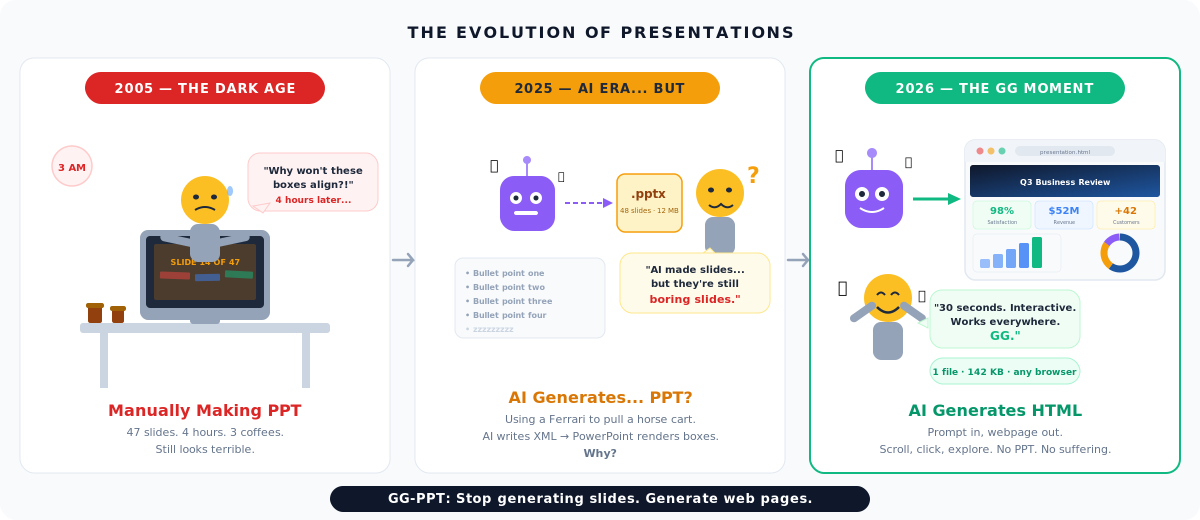
#> input picture assets/comic.png, 2400 x 1040 px (shown at 1/2 size)
$ python extract_colors.py ../assets/comic.png
#> lines starting #> are read from the running program, lines starting #| are printed output that depends on the picture
#!/usr/bin/env python3
"""
Extract dominant colors from a company logo and generate a presentation color palette.

Usage:
    python extract_colors.py <logo_path> [--json] [--css]

Outputs a harmonious 6-color palette (primary, secondary, accent, light, dark, neutral)
derived from the logo's dominant colors.
"""

import sys
import json
import argparse
from collections import Counter
from pathlib import Path

try:
    from PIL import Image
except ImportError:
    print("Error: Pillow is required. Install with: pip install Pillow --break-system-packages")
    sys.exit(1)


def rgb_to_hsl(r, g, b):
    """Convert RGB (0-255) to HSL (0-360, 0-100, 0-100)."""
    r, g, b = r / 255.0, g / 255.0, b / 255.0
    mx, mn = max(r, g, b), min(r, g, b)
    l = (mx + mn) / 2.0

    if mx == mn:
        h = s = 0.0
    else:
        d = mx - mn
        s = d / (2.0 - mx - mn) if l > 0.5 else d / (mx + mn)
        if mx == r:
            h = (g - b) / d + (6.0 if g < b else 0.0)
        elif mx == g:
            h = (b - r) / d + 2.0
        else:
            h = (r - g) / d + 4.0
        h /= 6.0

    return round(h * 360), round(s * 100), round(l * 100)


def hsl_to_rgb(h, s, l):
    """Convert HSL (0-360, 0-100, 0-100) to RGB (0-255)."""
    h, s, l = h / 360.0, s / 100.0, l / 100.0

    if s == 0:
        r = g = b = l
    else:
        def hue_to_rgb(p, q, t):
            if t < 0: t += 1
            if t > 1: t -= 1
            if t < 1/6: return p + (q - p) * 6 * t
            if t < 1/2: return q
            if t < 2/3: return p + (q - p) * (2/3 - t) * 6
            return p

        q = l * (1 + s) if l < 0.5 else l + s - l * s
        p = 2 * l - q
        r = hue_to_rgb(p, q, h + 1/3)
        g = hue_to_rgb(p, q, h)
        b = hue_to_rgb(p, q, h - 1/3)

    return round(r * 255), round(g * 255), round(b * 255)


def rgb_to_hex(r, g, b):
    """Convert RGB to hex string."""
    return f"#{r:02X}{g:02X}{b:02X}"


def hex_to_rgb(hex_str):
    """Convert hex string to RGB tuple."""
    hex_str = hex_str.lstrip('#')
    return tuple(int(hex_str[i:i+2], 16) for i in (0, 2, 4))


def color_distance(c1, c2):
    """Simple Euclidean distance between two RGB colors."""
    return sum((a - b) ** 2 for a, b in zip(c1, c2)) ** 0.5


def quantize_colors(image, num_colors=8):
    """Extract dominant colors using PIL's quantize method."""
    # Resize for performance
    img = image.copy()
    img.thumbnail((200, 200))

    # Convert to RGB if necessary
    if img.mode != 'RGB':
        img = img.convert('RGB')

    # Quantize
    quantized = img.quantize(colors=num_colors, method=Image.Quantize.MEDIANCUT)
    palette = quantized.getpalette()
    get_data = getattr(quantized, 'get_flattened_data', quantized.getdata)
    color_counts = Counter(get_data())

    # Build sorted color list (most frequent first)
    colors = []
    for idx, count in color_counts.most_common():
        r, g, b = palette[idx * 3], palette[idx * 3 + 1], palette[idx * 3 + 2]
        colors.append(((r, g, b), count))

    return colors


def filter_colors(colors, min_saturation=10, min_count_ratio=0.02):
    """Filter out near-white, near-black, and very desaturated colors."""
    total = sum(c for _, c in colors)
    filtered = []

    for (r, g, b), count in colors:
        h, s, l = rgb_to_hsl(r, g, b)

        # Skip very light (near white) or very dark (near black)
        if l > 95 or l < 5:
            continue

        # Skip very low saturation grays (unless they're a significant portion)
        if s < min_saturation and count / total < 0.3:
            continue

        # Skip colors that appear very rarely
        if count / total < min_count_ratio:
            continue

        filtered.append(((r, g, b), count))

    return filtered if filtered else colors[:3]  # Fallback to top 3 if everything filtered


def generate_palette(colors):
    """Generate a 6-color palette from extracted colors."""
    if not colors:
        # Fallback: generic tech palette
        return {
            "primary": "#6366F1",
            "secondary": "#818CF8",
            "accent": "#F59E0B",
            "light": "#F8FAFC",
            "dark": "#0F172A",
            "neutral": "#64748B"
        }

    # Pick the most dominant non-gray color as primary
    primary_rgb = colors[0][0]
    primary_h, primary_s, primary_l = rgb_to_hsl(*primary_rgb)

    # If primary is too desaturated, try next color
    for (r, g, b), _ in colors:
        h, s, l = rgb_to_hsl(r, g, b)
        if s > 20:
            primary_rgb = (r, g, b)
            primary_h, primary_s, primary_l = h, s, l
            break

    # Generate secondary: same hue, lighter
    secondary_l = min(primary_l + 15, 70)
    secondary_s = max(primary_s - 10, 30)
    secondary_rgb = hsl_to_rgb(primary_h, secondary_s, secondary_l)

    # Generate accent: complementary or triadic hue
    # Try to find a contrasting color in the extracted palette
    accent_rgb = None
    for (r, g, b), _ in colors[1:]:
        h, s, l = rgb_to_hsl(r, g, b)
        hue_diff = abs(h - primary_h)
        if hue_diff > 180:
            hue_diff = 360 - hue_diff
        # Want a color that's at least 60 degrees away and reasonably saturated
        if hue_diff > 60 and s > 25:
            accent_rgb = (r, g, b)
            break

    if accent_rgb is None:
        # Generate a complementary accent
        accent_h = (primary_h + 150) % 360
        accent_rgb = hsl_to_rgb(accent_h, min(primary_s + 10, 85), 55)

    # Light: very light tint of primary
    light_rgb = hsl_to_rgb(primary_h, max(primary_s - 40, 10), 96)

    # Dark: very dark shade of primary
    dark_rgb = hsl_to_rgb(primary_h, max(primary_s - 20, 15), 12)

    # Neutral: desaturated mid-tone of primary
    neutral_rgb = hsl_to_rgb(primary_h, 15, 50)

    # Hero-safe darkened primary: same hue/saturation but forced to 22% lightness
    # This ensures white text on hero gradients is always readable
    hero_primary_rgb = hsl_to_rgb(primary_h, max(primary_s - 10, 20), 22)

    # Near-black anchored to the brand hue for the gradient start
    hero_dark_rgb = hsl_to_rgb(primary_h, max(primary_s - 30, 10), 6)

    return {
        "primary": rgb_to_hex(*primary_rgb),
        "secondary": rgb_to_hex(*secondary_rgb),
        "accent": rgb_to_hex(*accent_rgb),
        "light": rgb_to_hex(*light_rgb),
        "dark": rgb_to_hex(*dark_rgb),
        "neutral": rgb_to_hex(*neutral_rgb),
        "hero_gradient_start": rgb_to_hex(*hero_dark_rgb),
        "hero_gradient_end": rgb_to_hex(*hero_primary_rgb),
    }


def palette_to_css(palette):
    """Convert palette dict to CSS custom properties."""
    lines = [":root {"]
    for name, color in palette.items():
        lines.append(f"  --color-{name}: {color};")

    # Add derived colors
    pr, pg, pb = hex_to_rgb(palette["primary"])
    lines.append(f"  --color-primary-alpha: rgba({pr}, {pg}, {pb}, 0.1);")
    lines.append(f"  --color-hero-gradient: linear-gradient(135deg, {palette['hero_gradient_start']} 0%, {palette['dark']} 40%, {palette['hero_gradient_end']} 100%);")
    lines.append(f"  --color-section-alt: {palette['light']};")
    lines.append(f"  --color-text: {palette['dark']};")
    lines.append(f"  --color-text-muted: {palette['neutral']};")
    lines.append("}")
    return "\n".join(lines)


def main():
    parser = argparse.ArgumentParser(description="Extract brand colors from a logo")
    parser.add_argument("logo_path", help="Path to the logo image file")
    parser.add_argument("--json", action="store_true", help="Output as JSON")
    parser.add_argument("--css", action="store_true", help="Output as CSS custom properties")
    parser.add_argument("--colors", type=int, default=8, help="Number of colors to extract (default: 8)")
    args = parser.parse_args()

    logo_path = Path(args.logo_path)
    if not logo_path.exists():
        print(f"Error: File not found: {logo_path}")
        sys.exit(1)

    try:
        img = Image.open(logo_path)
#> img is the input picture: PIL image 2400x1040 RGBA; mean R, G, B, A 232.2, 232.4, 230.8, 254.9
    except Exception as e:
        print(f"Error opening image: {e}")
        sys.exit(1)

    # Extract and filter colors
    raw_colors = quantize_colors(img, num_colors=args.colors)
#> in quantize_colors, `img.thumbnail((200, 200))`:
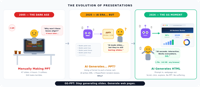
#> img: PIL image 200x87 RGBA; mean R, G, B, A 232.1, 232.3, 230.6, 254.9; transparent parts drawn white
#> in quantize_colors, `quantized = img.quantize(colors=num_colors, method=Image.Quantize.MEDI..`:
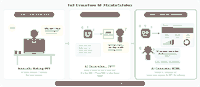
#> quantized: PIL image 200x87 P; mean R, G, B 234.9, 234.9, 233.1
#> in quantize_colors, `palette = quantized.getpalette()`: palette = [255, 255, 255, 255, 252, 255, 255, 253, 243, 249, 253, 252, 249, 250, 250, 243, 248, 249, 210, 224, 212, 133, 114, 112]
#> in quantize_colors, `color_counts = Counter(get_data())`: color_counts = {4: 3387, 3: 495, 5: 1397, 0: 7502, 7: 1878, 6: 1802, 1: 290, 2: 649}
#> the loop in quantize_colors, `for idx, count in color_counts.most_common():` made 8 passes
#> (idx, count, r, g, b) on passes 2 to 8: (4, 3387, 249, 250, 250), (7, 1878, 133, 114, 112), (6, 1802, 210, 224, 212), (5, 1397, 243, 248, 249), (2, 649, 255, 253, 243), (3, 495, 249, 253, 252), (1, 290, 255, 252, 255)
#> (count, r, g, b) on pass 1: (7502, 255, 255, 255)
#> after the loop in quantize_colors, `for idx, count in color_counts.most_common():`: colors = [((255, 255, 255), 7502), ((249, 250, 250), 3387), ((133, 114, 112), 1878), ((210, 224, 212), 1802), ((243, 248, 249), 1397), ((255, 253, 243), 649), ((249, 253, 252), 495), ((255, 252, 255), 290)]
#> raw_colors has the same summary as colors in quantize_colors
    filtered = filter_colors(raw_colors)
#> in filter_colors, `total = sum(c for _, c in colors)`: total = 17400
#> the loop in filter_colors, `for (r, g, b), count in colors:` made 8 passes
#> (count, mx in rgb_to_hsl, mn in rgb_to_hsl, l, d in rgb_to_hsl) on passes 2 to 8: (3387, 0.98, 0.976, 98, 0.00392), (1878, 0.522, 0.439, 48, 0.0824), (1802, 0.878, 0.824, 85, 0.0549), (1397, 0.976, 0.953, 96, 0.0235), (649, 1, 0.953, 98, 0.0471), (495, 0.992, 0.976, 98, 0.0157), (290, 1, 0.988, 99, 0.0118)
#> (count, mx in rgb_to_hsl, mn in rgb_to_hsl, l, h) on pass 1: (7502, 1, 1, 100, 0)
#> after the loop in filter_colors, `for (r, g, b), count in colors:`: filtered = [((210, 224, 212), 1802)]
#> filtered = [((210, 224, 212), 1802)]

    # Generate palette
    palette = generate_palette(filtered)
#> in generate_palette, `primary_rgb = colors[0][0]`: primary_rgb = (210, 224, 212)
#> in generate_palette, `primary_h, primary_s, primary_l = rgb_to_hsl(*primary_rgb)`: primary_h = 129; primary_s = 18; primary_l = 85
#> the loop in generate_palette, `for (r, g, b), _ in colors:` made 1 pass
#> (mx in rgb_to_hsl, mn in rgb_to_hsl, l, d in rgb_to_hsl, s) on pass 1: (0.878, 0.824, 85, 0.0549, 18)
#> in generate_palette, `secondary_l = min(primary_l + 15, 70)`: secondary_l = 70
#> in generate_palette, `secondary_s = max(primary_s - 10, 30)`: secondary_s = 30
#> in hsl_to_rgb, `h, s, l = h / 360.0, s / 100.0, l / 100.0`: h = 0.358; s = 0.3; l = 0.7
#> in hsl_to_rgb, `q = l * (1 + s) if l < 0.5 else l + s - l * s`: q = 0.79
#> in hsl_to_rgb, `p = 2 * l - q`: p = 0.61
#> in hsl_to_rgb, `g = hue_to_rgb(p, q, h)`: g = 0.79
#> in hsl_to_rgb, `b = hue_to_rgb(p, q, h - 1/3)`: b = 0.637
#> in generate_palette, `secondary_rgb = hsl_to_rgb(primary_h, secondary_s, secondary_l)`: secondary_rgb = (156, 201, 162)
#> in generate_palette, `accent_h = (primary_h + 150) % 360`: accent_h = 279
#> in generate_palette, `accent_rgb = hsl_to_rgb(accent_h, min(primary_s + 10, 85), 55)`: accent_rgb = (150, 108, 172)
#> in generate_palette, `light_rgb = hsl_to_rgb(primary_h, max(primary_s - 40, 10), 96)`: light_rgb = (244, 246, 244)
#> in generate_palette, `dark_rgb = hsl_to_rgb(primary_h, max(primary_s - 20, 15), 12)`: dark_rgb = (26, 35, 27)
#> in generate_palette, `neutral_rgb = hsl_to_rgb(primary_h, 15, 50)`: neutral_rgb = (108, 147, 114)
#> in generate_palette, `hero_primary_rgb = hsl_to_rgb(primary_h, max(primary_s - 10, 20), 22)`: hero_primary_rgb = (45, 67, 48)
#> in generate_palette, `hero_dark_rgb = hsl_to_rgb(primary_h, max(primary_s - 30, 10), 6)`: hero_dark_rgb = (14, 17, 14)
#> palette = {'primary': '#D2E0D4', 'secondary': '#9CC9A2', 'accent': '#966CAC', 'light': '#F4F6F4', 'dark': '#1A231B', 'neutral': '#6C9372', 'hero_gradient_start': '#0E110E', 'hero_gradient_end': '#2D4330'}

    # Output
    if args.css:
        print(palette_to_css(palette))
    elif args.json:
        print(json.dumps(palette, indent=2))
    else:
        # Default: print both
        print("Extracted Brand Palette")
        print("=" * 40)
        for name, color in palette.items():
            print(f"  {name:12s}  {color}")
#> this loop made 8 passes
#> (name, color) on passes 1 to 8: ('primary', '#D2E0D4'), ('secondary', '#9CC9A2'), ('accent', '#966CAC'), ('light', '#F4F6F4'), ('dark', '#1A231B'), ('neutral', '#6C9372'), ('hero_gradient_start', '#0E110E'), ('hero_gradient_end', '#2D4330')
#|   primary       #D2E0D4
#|   secondary     #9CC9A2
#|   accent        #966CAC
#|   light         #F4F6F4
#|   dark          #1A231B
#|   neutral       #6C9372
#|   hero_gradient_start  #0E110E
#|   hero_gradient_end  #2D4330
        print()
        print("CSS Variables:")
        print(palette_to_css(palette))
#> the loop in palette_to_css, `for name, color in palette.items():` made 8 passes
#> after the loop in palette_to_css, `for name, color in palette.items():`: lines = 9 items, first 6: ':root {', '  --color-primary: #D2E0D4;', '  --color-secondary: #9CC9A2;', '  --color-accent: #966CAC;', '  --color-light: #F4F6F4;', '  --color-dark: #1A231B;'
#> in palette_to_css, `pr, pg, pb = hex_to_rgb(palette["primary"])`: pr = 210; pg = 224; pb = 212
#> (printed output is left out)
        print()
        print("JSON:")
        print(json.dumps(palette, indent=2))
#| {
#|   "primary": "#D2E0D4",
#|   "secondary": "#9CC9A2",
#|   "accent": "#966CAC",
#|   "light": "#F4F6F4",
#|   "dark": "#1A231B",
#|   "neutral": "#6C9372",
#|   "hero_gradient_start": "#0E110E",
#|   "hero_gradient_end": "#2D4330"
#| }


if __name__ == "__main__":
    main()
